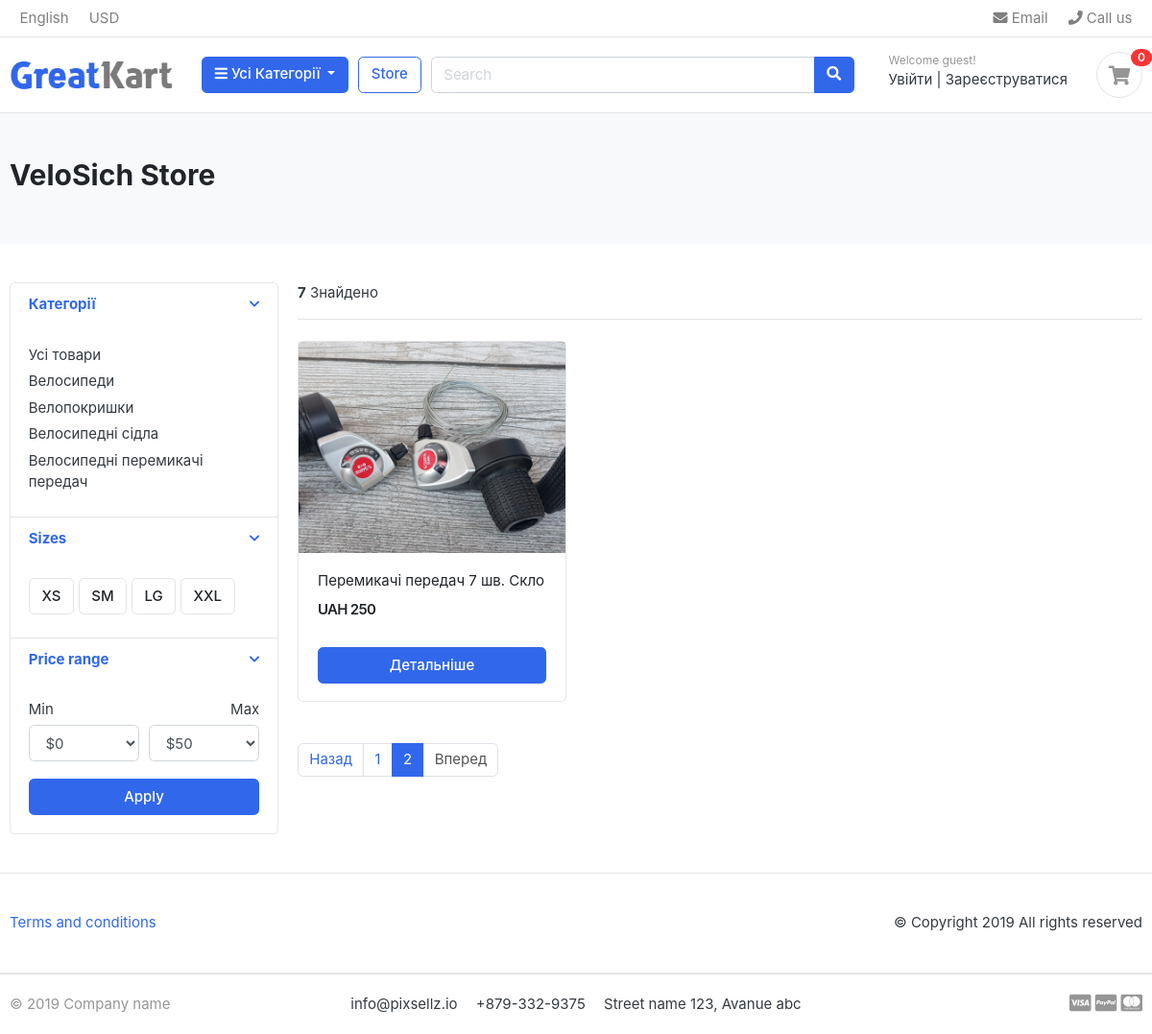
/store/?page=2, run on an earlier commit of the app's database.
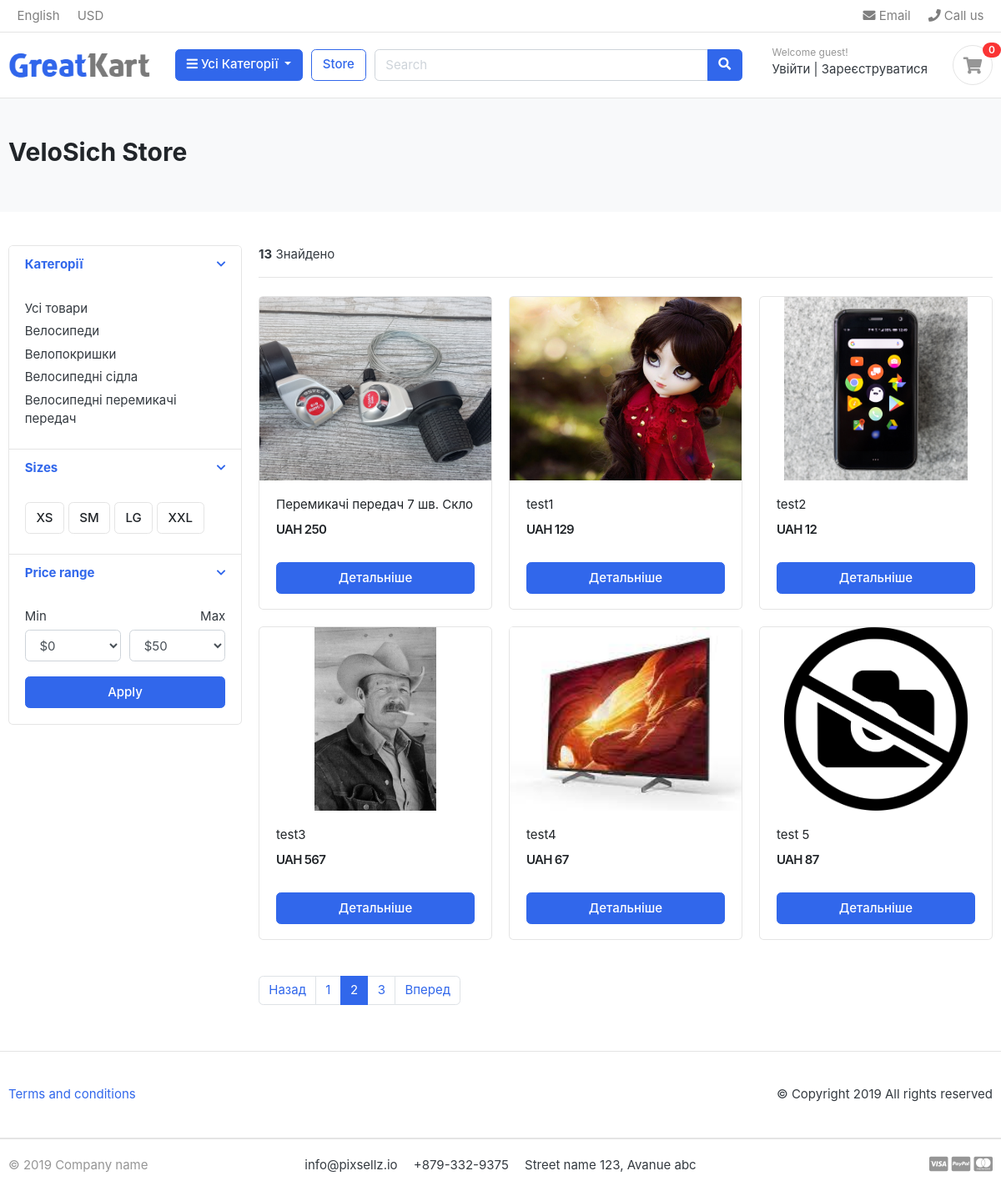
And on a later commit of the database.
### category/models.py (models this page shows, shortened)
class Category(models.Model):
    category_name = models.CharField(max_length=50)
    slug = models.SlugField(max_length=100, unique=True)
    description = models.TextField(max_length=255, blank=True)
    cat_image = models.ImageField(upload_to='photos/categories', blank=True)
    class Meta:
        verbose_name = 'Категорія'
        verbose_name_plural = 'Категорії'
    def get_url(self):
        return reverse("products_by_category", args=[self.slug])

### store/models.py (models this page shows, shortened)
class Product(models.Model):
    product_name = models.CharField(max_length=200, unique=True)
    slug = models.SlugField(max_length=200, unique=True)
    description = models.TextField(max_length=500, blank=True)
    price = models.IntegerField()
    images = models.ImageField(upload_to="photos/products")
    stock = models.IntegerField()
    is_available = models.BooleanField(default=True)
    category = models.ForeignKey(Category, on_delete=models.CASCADE)
    created_date = models.DateTimeField(auto_now_add=True)
    modified_date = models.DateTimeField(auto_now_add=True)
    def get_url(self):
        return reverse("product_detail", args=[self.category.slug, self.slug])

### store/views.py (the view)
# urls.py: path('store/', include("store.urls")),
def store(request, category_slug=None):
    categories = None
    products = None
    if category_slug != None:
        categories = get_object_or_404(Category, slug=category_slug)
        products = Product.objects.filter(category=categories, is_available=True)
        paginator = Paginator(products, 6)
        page = request.GET.get('page')
        paged_products = paginator.get_page(page)
        products_count = products.count()
    else:
        products = Product.objects.all().filter(is_available=True).order_by('id')
        paginator = Paginator(products, 6)
        page = request.GET.get('page')
        paged_products = paginator.get_page(page)
        products_count = products.count()
    context = {
        "products": paged_products,
        "products_count": products_count,
    }
    return render(request, "store/store.html", context)

### carts/context_processors.py (called while the page is built)
def counter(request):
    cart_count = 0
    if "admin" in request.path:
        return {}
    else:
        try:
            cart = Cart.objects.filter(cart_id=_cart_id(request))
            cart_items = CartItem.objects.all().filter(cart=cart[:1])
            for cart_item in cart_items:
                cart_count += cart_item.quantity
        except Cart.DoesNotExist:
            cart_count = 0
    return dict(cart_count=cart_count)

### carts/views.py (called while the page is built)
def _cart_id(request):
    cart = request.session.session_key
    if not cart:
        request.session.create
    return cart

### category/context_processors.py (called while the page is built)
def menu_links(request):
    links = Category.objects.all()
    return dict(links=links)

### templates/store/store.html (shortened to what this page needs)
{% extends "base.html" %}
{% load static %}
{% block content %}
<section class="section-pagetop bg">
  <div class="container">
    {% if 'search' in request.path %}
      <h2 class="title-page">Результати пошуку:</h2>
    {% else %}
      <h2 class="title-page">VeloSich Store</h2>
    {% endif %}
  </div>
  </section>
<section class="section-content padding-y">
  <div class="container">
  <div class="row">
    <aside class="col-md-3">
  <div class="card">
    <article class="filter-group">
      <header class="card-header">
        <a href="#" data-toggle="collapse" data-target="#collapse_1" aria-expanded="true" class="">
          <i class="icon-control fa fa-chevron-down"></i>
          <h6 class="title">Категорії</h6>
        </a>
      </header>
      <div class="filter-content collapse show" id="collapse_1" style="">
        <div class="card-body">
          <ul class="list-menu">
            <li><a href="{% url 'store' %}">Усі товари  </a></li>
            {% for category in links %}
              <li><a href="{{category.get_url}}"> {{category.category_name}}  </a></li>
            {% endfor %}
          </ul>
        </div>
      </div>
    </article>
    <article class="filter-group">
      <header class="card-header">
        <a href="#" data-toggle="collapse" data-target="#collapse_4" aria-expanded="true" class="">
          <i class="icon-control fa fa-chevron-down"></i>
          <h6 class="title">Sizes </h6>
        </a>
      </header>
      <div class="filter-content collapse show" id="collapse_4" style="">
        <div class="card-body">
          <label class="checkbox-btn">
            <span class="btn btn-light"> XS </span>
          </label>
          <label class="checkbox-btn">
            <span class="btn btn-light"> SM </span>
          </label>
          <label class="checkbox-btn">
            <span class="btn btn-light"> LG </span>
          </label>
          <label class="checkbox-btn">
            <span class="btn btn-light"> XXL </span>
          </label>
      </div>
      </div>
    </article>
    <article class="filter-group">
      <header class="card-header">
        <a href="#" data-toggle="collapse" data-target="#collapse_3" aria-expanded="true" class="">
          <i class="icon-control fa fa-chevron-down"></i>
          <h6 class="title">Price range </h6>
        </a>
      </header>
      <div class="filter-content collapse show" id="collapse_3" style="">
        <div class="card-body">
          <div class="form-row">
          <div class="form-group col-md-6">
            <label>Min</label>
              <select class="mr-2 form-control">
              <option value="0">$0</option>
            </select>
          </div>
          <div class="form-group text-right col-md-6">
            <label>Max</label>
              <select class="mr-2 form-control">
              <option value="50">$50</option>
            </select>
          </div>
          </div>
          <button class="btn btn-block btn-primary">Apply</button>
        </div>
      </div>
    </article>
  </div>
    </aside>
    <main class="col-md-9">
  <header class="border-bottom mb-4 pb-3">
      <div class="form-inline">
        <span class="mr-md-auto"><b>{{products_count}}</b> Знайдено </span>
      </div>
  </header>
  <div class="row">
    {% if products %}
      {% for product in products %}
      <div class="col-md-4">
        <figure class="card card-product-grid">
          <div class="img-wrap">
            <a href="{{ product.get_url }}"><img src="{{ product.images.url }}"></a>
          </div>
          <figcaption class="info-wrap">
            <div class="fix-height">
              <a href="{{ product.get_url }}" class="title">{{product.product_name}}</a>
              <div class="price-wrap mt-2">
                <span class="price">UAH {{product.price}}</span>
              </div>
            </div>
            <a href="{{ product.get_url }}" class="btn btn-block btn-primary">Детальніше </a>
          </figcaption>
        </figure>
      </div>
      {%endfor%}
    {% else %}
    <div>
      <h2>За данним запитом результатів не знайдено. </h2>
    </div>
    {% endif %}
  </div>
  <nav class="mt-4" aria-label="Page navigation sample">
    {% if products.has_other_pages %}
    <ul class="pagination">
      {% if products.has_previous %}
        <li class="page-item"><a class="page-link" href="?page={{products.previous_page_number}}">Назад</a></li>
      {% else %}
        <li class="page-item disabled"><a class="page-link" href="#">Назад</a></li>
      {% endif %}
      {% for i in products.paginator.page_range %}
        {% if products.number == i %}
          <li class="page-item active"><a class="page-link" href="#">{{ i }}</a></li>
        {% else %}
          <li class="page-item"><a class="page-link" href="?page={{i}}">{{ i }}</a></li>
        {% endif %}
      {% endfor %}
      {% if products.has_next %}
        <li class="page-item"><a class="page-link" href="?page={{products.next_page_number}}">Вперед</a></li>
      {% else %}
        <li class="page-item disabled"><a class="page-link" href="#">Вперед</a></li>
      {% endif %}
    </ul>
    {% endif %}
  </nav>
    </main>
  </div>
  </div>
  </section>
<footer class="section-footer border-top padding-y">
	<div class="container">
		<p class="float-md-right">
			&copy Copyright 2019 All rights reserved
		</p>
		<p>
			<a href="#">Terms and conditions</a>
		</p>
	</div>
</footer>
{% endblock %}

### templates/base.html (shortened to what this page needs)
{% load static %}
<!DOCTYPE HTML>
<html lang="en">
<head>
<link href="{% static 'css/bootstrap.css' %}" rel="stylesheet" type="text/css"/>
<link href="{% static 'fonts/fontawesome/css/all.min.css' %}" type="text/css" rel="stylesheet">
<link href="{% static 'css/ui.css' %}" rel="stylesheet" type="text/css"/>
<link href="{% static 'css/responsive.css' %}" rel="stylesheet" media="only screen and (max-width: 1200px)" />
</head>
<body>
  {% include 'includes/navbar.html' %}
  {% block content %}
  {% endblock %}
  {% include 'includes/footer.html' %}

### templates/includes/navbar.html (shortened to what this page needs)
{% load static %}
<header class="section-header">
  <nav class="navbar p-md-0 navbar-expand-sm navbar-light border-bottom">
  <div class="container">
    <div class="collapse navbar-collapse" id="navbarTop4">
      <ul class="navbar-nav mr-auto">
        <li class="nav-item dropdown">
         <a href="#" class="nav-link">   English </a>
      </li>
      <li class="nav-item dropdown">
        <a href="#" class="nav-link"> USD </a>
      </li>
      </ul>
      <ul class="navbar-nav">
      <li><a href="#" class="nav-link"> <i class="fa fa-envelope"></i> Email </a></li>
      <li><a href="#" class="nav-link"> <i class="fa fa-phone"></i> Call us </a></li>
    </ul>
    </div>
  </div>
  </nav>
  <section class="header-main border-bottom">
    <div class="container">
  <div class="row align-items-center">
    <div class="col-lg-2 col-md-3 col-6">
      <a href="{% url 'home' %}" class="brand-wrap">
        <img class="logo" src="{% static 'images/logo.png' %}" alt="logo">
      </a>
    </div>
    <div class="col-lg col-sm col-md col-6 flex-grow-0">
      <div class="category-wrap dropdown d-inline-block float-right">
        <button type="button" class="btn btn-primary dropdown-toggle" data-toggle="dropdown">
          <i class="fa fa-bars"></i> Усі Категорії
        </button>
      </div>
    </div>
    <a href="{% url 'store' %}" class="btn btn-outline-primary">Store</a>
    <div class="col-lg  col-md-6 col-sm-12 col">
      <form action="{% url 'search' %}" class="search" method="GET">
        <div class="input-group w-100">
            <input type="text" class="form-control" style="width:60%;" placeholder="Search" name="keyword">
            <div class="input-group-append">
              <button class="btn btn-primary" type="submit">
                <i class="fa fa-search"></i>
              </button>
            </div>
          </div>
      </form>
    </div>
    <div class="col-lg-3 col-sm-6 col-8 order-2 order-lg-3">
          <div class="d-flex justify-content-end mb-3 mb-lg-0">
            {% if user.id is None %}
            <div class="widget-header">
              <small class="title text-muted">Welcome guest!</small>
              <div>
                <a href="{% url 'login' %}">Увійти</a> <span class="dark-transp"> | </span>
                <a href="{% url 'register' %}"> Зареєструватися</a>
              </div>
            </div>
            {% endif %}
            <a href="{% url 'cart' %}" class="widget-header pl-3 ml-3">
              <div class="icon icon-sm rounded-circle border"><i class="fa fa-shopping-cart"></i></div>
              <span class="badge badge-pill badge-danger notify">{{ cart_count }}</span>
            </a>
          </div>
        </div>
  </div>
    </div>
  </section>
  </header>

### templates/includes/footer.html
<footer class="section-footer border-top">
	<div class="container">
		<section class="footer-bottom border-top row">
			<div class="col-md-2">
				<p class="text-muted"> &copy 2019 Company name </p>
			</div>
			<div class="col-md-8 text-md-center">
				<span  class="px-2">info@pixsellz.io</span>
				<span  class="px-2">+879-332-9375</span>
				<span  class="px-2">Street name 123, Avanue abc</span>
			</div>
			<div class="col-md-2 text-md-right text-muted">
				<i class="fab fa-lg fa-cc-visa"></i>
				<i class="fab fa-lg fa-cc-paypal"></i>
				<i class="fab fa-lg fa-cc-mastercard"></i>
			</div>
		</section>
	</div>
</footer>

### static/css/ui.css (style rules this page uses)
html { font-family: "Inter", sans-serif; font-size: 15px; }
.img-wrap { text-align: center; display: block; }
.img-wrap img { max-width: 100%; }
.price-wrap { letter-spacing: -0.7px; }
.icon-xs, .icon-sm, .icon-md, .icon-lg { display: inline-block; text-align: center; flex-shrink: 0; flex-grow: 0; }
.icon-sm { width: 48px; height: 48px; line-height: 48px !important; font-size: 20px; }
.padding-y { padding-top: 40px; padding-bottom: 40px; }
figure { margin-bottom: 0; }
article:after, .form-group:after { display: block; clear: both; content: ""; }
.bg { background-color: #f8f9fa; }
.title-page { color: #212529; }
p:last-child { margin-bottom: 0; }
.header-main { position: relative; padding-top: 1rem; padding-bottom: 1rem; }
.brand-wrap .logo, .navbar-brand .logo { margin-right: 7px; max-height: 42px; display: inline-block; }
.widget-header { display: inline-block; vertical-align: middle; position: relative; }
.widget-header a { color: #343a40; }
.widget-header i { color: #969696; }
.widget-header .title { display: block; }
.widget-header .notify { position: absolute; top: -3px; right: -10px; }
.footer-bottom { padding-top: 20px; padding-bottom: 20px; }
.btn-light { background-color: #fff; border-color: #e4e4e4; }
[class*=list-] li:after { visibility: hidden; display: block; content: ""; overflow: hidden; height: 0; clear: both; }
.list-menu { list-style: none; margin: 0; padding-left: 0; }
.list-menu li { margin-bottom: 5px; }
.list-menu a { color: #343a40; }
[class*=card-product] a.title { color: #212529; display: block; }
[class*=card-product] .img-wrap { overflow: hidden; position: relative; }
[class*=card-product] .img-wrap img { height: 100%; max-width: 100%; width: auto; display: inline-block; -o-object-fit: cover; object-fit: cover; }
.card-product-grid { margin-bottom: 20px; }
.card-product-grid .img-wrap { border-radius: 0.2rem 0.2rem 0 0; height: 220px; }
.card-product-grid .info-wrap { overflow: hidden; padding: 18px 20px; }
.card-product-grid .fix-height { height: 80px; overflow: hidden; }
.card .img-wrap { overflow: hidden; }
.notify { position: absolute; top: -4px; right: -10px; display: inline-block; padding: 0.25em 0.6em; font-size: 12px; line-height: 1; text-align: center; border-radius: 3rem; color: #fff; background-color: #fa3434; }
.price { font-weight: 600; color: #212529; }
.icon-control { margin-top: 5px; float: right; font-size: 80%; }
.card-header .title { margin-bottom: 0; line-height: 1.5; }
.filter-group { border-bottom: 1px solid #e4e4e4; }
.filter-group .card-header { border-bottom: 0; }
.filter-group:last-child { border-bottom: 0; }
.checkbox-btn { position: relative; }
.section-pagetop { padding: 45px 0; }

What changed in the data, as far as the page shows it:
added Product: images (picture), product_name "test1", price "129"
added Product: images (picture), product_name "test2", price "12"
added Product: images (picture), product_name "test3", price "567"
added Product: images (picture), product_name "test4", price "67"
added Product: images (placeholder picture), product_name "test 5", price "87"
Also different on the page:
{{ products_count }}: "7" → "13"
new list line: "3"
